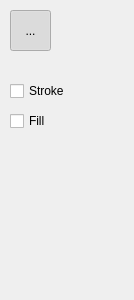
<?xml version="1.0" encoding="UTF-8"?>
<ui version="4.0">
 <class>PointerSettingsWidget</class>
 <widget class="QWidget" name="PointerSettingsWidget">
  <property name="geometry">
   <rect>
    <x>0</x>
    <y>0</y>
    <width>134</width>
    <height>300</height>
   </rect>
  </property>
  <property name="windowTitle">
   <string>Form</string>
  </property>
  <widget class="QToolButton" name="toolButton">
   <property name="geometry">
    <rect>
     <x>10</x>
     <y>10</y>
     <width>41</width>
     <height>41</height>
    </rect>
   </property>
   <property name="text">
    <string>...</string>
   </property>
   <property name="checkable">
    <bool>true</bool>
   </property>
   <property name="checked">
    <bool>true</bool>
   </property>
  </widget>
  <widget class="QCheckBox" name="checkBoxStroke">
   <property name="geometry">
    <rect>
     <x>10</x>
     <y>80</y>
     <width>97</width>
     <height>22</height>
    </rect>
   </property>
   <property name="text">
    <string>Stroke</string>
   </property>
  </widget>
  <widget class="QCheckBox" name="checkBoxFill">
   <property name="geometry">
    <rect>
     <x>10</x>
     <y>110</y>
     <width>97</width>
     <height>22</height>
    </rect>
   </property>
   <property name="text">
    <string>Fill</string>
   </property>
  </widget>
 </widget>
 <resources/>
 <connections/>
</ui>
